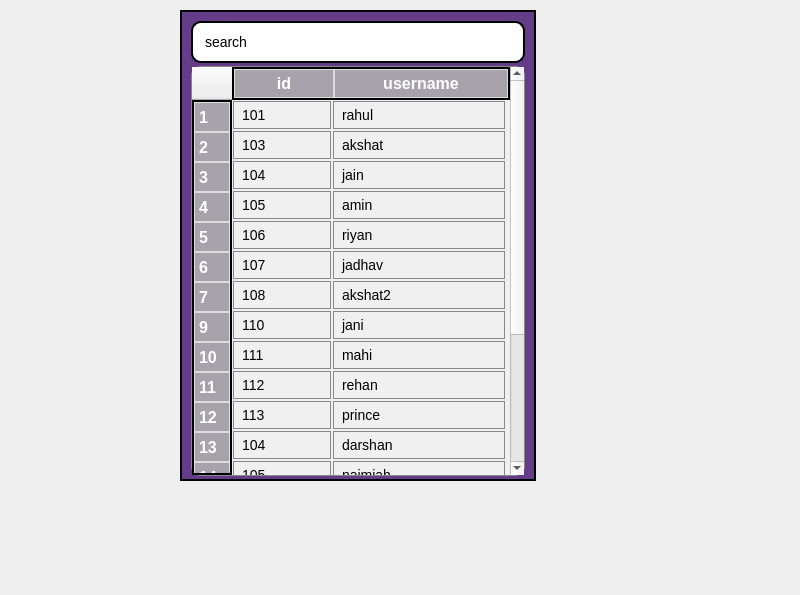
<?xml version="1.0" encoding="UTF-8"?>
<ui version="4.0">
 <class>MainWindow</class>
 <widget class="QMainWindow" name="MainWindow">
  <property name="geometry">
   <rect>
    <x>0</x>
    <y>0</y>
    <width>800</width>
    <height>595</height>
   </rect>
  </property>
  <property name="windowTitle">
   <string>MainWindow</string>
  </property>
  <widget class="QWidget" name="centralwidget">
   <widget class="QFrame" name="frame_8">
    <property name="geometry">
     <rect>
      <x>180</x>
      <y>10</y>
      <width>356</width>
      <height>471</height>
     </rect>
    </property>
    <property name="minimumSize">
     <size>
      <width>356</width>
      <height>0</height>
     </size>
    </property>
    <property name="maximumSize">
     <size>
      <width>354</width>
      <height>16777215</height>
     </size>
    </property>
    <property name="styleSheet">
     <string notr="true">QFrame{
border: 2px solid #000;  /* Adds a 2px solid black border */
    border-radius: 0px;     /* Optional: Adds rounded corners */
    background-color: #653C87;  /* Optional: Adds a background color */
}</string>
    </property>
    <property name="frameShape">
     <enum>QFrame::StyledPanel</enum>
    </property>
    <property name="frameShadow">
     <enum>QFrame::Raised</enum>
    </property>
    <layout class="QVBoxLayout" name="verticalLayout_6">
     <property name="spacing">
      <number>3</number>
     </property>
     <property name="leftMargin">
      <number>9</number>
     </property>
     <property name="topMargin">
      <number>9</number>
     </property>
     <property name="rightMargin">
      <number>9</number>
     </property>
     <property name="bottomMargin">
      <number>3</number>
     </property>
     <item>
      <widget class="QLineEdit" name="lineEdit_2">
       <property name="minimumSize">
        <size>
         <width>0</width>
         <height>35</height>
        </size>
       </property>
       <property name="styleSheet">
        <string notr="true">QLabel {
    background-color: #ffffff; /* White background */
    border: 2px solid black; /* Green border */
    border-radius: 10px; /* Rounded corners */
    padding: 10px; /* Padding */
    font-family: 'Arial', sans-serif; /* Font family */
    font-size: 14px; /* Font size */
    transition: all 0.3s ease; /* Smooth transition for hover effect */
}

QLabel:hover {
    background-color: #f0f0f0; /* Light grey background on hover */
    border-color: #3e8e41; /* Darker green border on hover */
    color: #000000; /* Black text color on hover */
}

QLineEdit {
    background-color: #ffffff; /* White background */
    border: 2px solid black; /* Green border */
    border-radius: 10px; /* Rounded corners */
    padding: 10px; /* Padding */
    font-family: 'Arial', sans-serif; /* Font family */
    font-size: 14px; /* Font size */
    transition: all 0.3s ease; /* Smooth transition */
}

QLineEdit:focus {
    border-color: gray; /* Darker green border on focus */
}
</string>
       </property>
       <property name="text">
        <string>search</string>
       </property>
      </widget>
     </item>
     <item>
      <widget class="QTableWidget" name="tableWidget_2">
       <property name="minimumSize">
        <size>
         <width>0</width>
         <height>0</height>
        </size>
       </property>
       <property name="maximumSize">
        <size>
         <width>16777215</width>
         <height>16777215</height>
        </size>
       </property>
       <property name="styleSheet">
        <string notr="true">QTableWidget {
    border: 1px solid #888888; /* Green border for the table */
    border-radius: 10px; /* Rounded corners */
    background-color: #f0f0f0; /* Light grey background */
    font-family: 'Arial', sans-serif; /* Font for the table cells */
    font-size: 14px; /* Font size for the table cells */
}

QTableWidget::item {
    border: 1px solid #888888; /* Grey border for each cell */
    padding: 5px; /* Padding inside each cell */
    margin: 1px; /* Margin between cells */
    font-family: 'Arial', sans-serif; /* Font for the table cells */
    font-size: 14px; /* Font size for the table cells */
}

QHeaderView::section {
    background-color: #A8A2AB; /* Green header background */
    color: white; /* White text in the header */
    padding: 4px; /* Padding in header cells */
    border: 1px solid #dddddd; /* Border for header cells */
    font-family: 'Verdana', sans-serif; /* Font for the header */
    font-size: 16px; /* Font size for the header */
    font-weight: bold; /* Bold font for the header */

}
            QScrollBar:vertical {
                
                background: #653C87;
                
         
            }

</string>
       </property>
       <property name="lineWidth">
        <number>1</number>
       </property>
       <property name="midLineWidth">
        <number>0</number>
       </property>
       <property name="autoScrollMargin">
        <number>16</number>
       </property>
       <property name="textElideMode">
        <enum>Qt::ElideRight</enum>
       </property>
       <property name="showGrid">
        <bool>false</bool>
       </property>
       <property name="wordWrap">
        <bool>true</bool>
       </property>
       <property name="rowCount">
        <number>18</number>
       </property>
       <property name="columnCount">
        <number>2</number>
       </property>
       <attribute name="horizontalHeaderVisible">
        <bool>true</bool>
       </attribute>
       <attribute name="horizontalHeaderMinimumSectionSize">
        <number>21</number>
       </attribute>
       <attribute name="horizontalHeaderDefaultSectionSize">
        <number>100</number>
       </attribute>
       <attribute name="horizontalHeaderShowSortIndicator" stdset="0">
        <bool>false</bool>
       </attribute>
       <attribute name="horizontalHeaderStretchLastSection">
        <bool>true</bool>
       </attribute>
       <row>
        <property name="text">
         <string>1</string>
        </property>
       </row>
       <row>
        <property name="text">
         <string>2</string>
        </property>
       </row>
       <row>
        <property name="text">
         <string>3</string>
        </property>
       </row>
       <row>
        <property name="text">
         <string>4</string>
        </property>
       </row>
       <row>
        <property name="text">
         <string>5</string>
        </property>
       </row>
       <row>
        <property name="text">
         <string>6</string>
        </property>
       </row>
       <row>
        <property name="text">
         <string>7</string>
        </property>
       </row>
       <row>
        <property name="text">
         <string>9</string>
        </property>
       </row>
       <row>
        <property name="text">
         <string>10</string>
        </property>
       </row>
       <row>
        <property name="text">
         <string>11</string>
        </property>
       </row>
       <row>
        <property name="text">
         <string>12</string>
        </property>
       </row>
       <row>
        <property name="text">
         <string>13</string>
        </property>
       </row>
       <row>
        <property name="text">
         <string>14</string>
        </property>
       </row>
       <row>
        <property name="text">
         <string>15</string>
        </property>
       </row>
       <row>
        <property name="text">
         <string>16</string>
        </property>
       </row>
       <row>
        <property name="text">
         <string>19</string>
        </property>
       </row>
       <row>
        <property name="text">
         <string>20</string>
        </property>
       </row>
       <row>
        <property name="text">
         <string>112</string>
        </property>
       </row>
       <column>
        <property name="text">
         <string>id</string>
        </property>
        <property name="font">
         <font>
          <pointsize>8</pointsize>
         </font>
        </property>
       </column>
       <column>
        <property name="text">
         <string>username</string>
        </property>
       </column>
       <item row="0" column="0">
        <property name="text">
         <string>101</string>
        </property>
       </item>
       <item row="0" column="1">
        <property name="text">
         <string>rahul</string>
        </property>
       </item>
       <item row="1" column="0">
        <property name="text">
         <string>103</string>
        </property>
       </item>
       <item row="1" column="1">
        <property name="text">
         <string>akshat</string>
        </property>
       </item>
       <item row="2" column="0">
        <property name="text">
         <string>104</string>
        </property>
       </item>
       <item row="2" column="1">
        <property name="text">
         <string>jain</string>
        </property>
       </item>
       <item row="3" column="0">
        <property name="text">
         <string>105</string>
        </property>
       </item>
       <item row="3" column="1">
        <property name="text">
         <string>amin</string>
        </property>
       </item>
       <item row="4" column="0">
        <property name="text">
         <string>106</string>
        </property>
       </item>
       <item row="4" column="1">
        <property name="text">
         <string>riyan</string>
        </property>
       </item>
       <item row="5" column="0">
        <property name="text">
         <string>107</string>
        </property>
       </item>
       <item row="5" column="1">
        <property name="text">
         <string>jadhav</string>
        </property>
       </item>
       <item row="6" column="0">
        <property name="text">
         <string>108</string>
        </property>
       </item>
       <item row="6" column="1">
        <property name="text">
         <string>akshat2</string>
        </property>
       </item>
       <item row="7" column="0">
        <property name="text">
         <string>110</string>
        </property>
       </item>
       <item row="7" column="1">
        <property name="text">
         <string>jani</string>
        </property>
       </item>
       <item row="8" column="0">
        <property name="text">
         <string>111</string>
        </property>
       </item>
       <item row="8" column="1">
        <property name="text">
         <string>mahi</string>
        </property>
       </item>
       <item row="9" column="0">
        <property name="text">
         <string>112</string>
        </property>
       </item>
       <item row="9" column="1">
        <property name="text">
         <string>rehan</string>
        </property>
       </item>
       <item row="10" column="0">
        <property name="text">
         <string>113</string>
        </property>
       </item>
       <item row="10" column="1">
        <property name="text">
         <string>prince</string>
        </property>
       </item>
       <item row="11" column="0">
        <property name="text">
         <string>104</string>
        </property>
       </item>
       <item row="11" column="1">
        <property name="text">
         <string>darshan</string>
        </property>
       </item>
       <item row="12" column="0">
        <property name="text">
         <string>105</string>
        </property>
       </item>
       <item row="12" column="1">
        <property name="text">
         <string>naimiah</string>
        </property>
       </item>
       <item row="13" column="0">
        <property name="text">
         <string>120</string>
        </property>
       </item>
       <item row="13" column="1">
        <property name="text">
         <string>nahar</string>
        </property>
       </item>
       <item row="14" column="0">
        <property name="text">
         <string>121</string>
        </property>
       </item>
       <item row="14" column="1">
        <property name="text">
         <string>aman</string>
        </property>
       </item>
       <item row="15" column="0">
        <property name="text">
         <string>122</string>
        </property>
       </item>
       <item row="15" column="1">
        <property name="text">
         <string>rteli</string>
        </property>
       </item>
       <item row="16" column="0">
        <property name="text">
         <string>123</string>
        </property>
       </item>
       <item row="16" column="1">
        <property name="text">
         <string>tirth</string>
        </property>
       </item>
       <item row="17" column="0">
        <property name="text">
         <string>124</string>
        </property>
       </item>
       <item row="17" column="1">
        <property name="text">
         <string>harshila</string>
        </property>
       </item>
      </widget>
     </item>
    </layout>
   </widget>
  </widget>
 </widget>
 <resources/>
 <connections/>
</ui>
